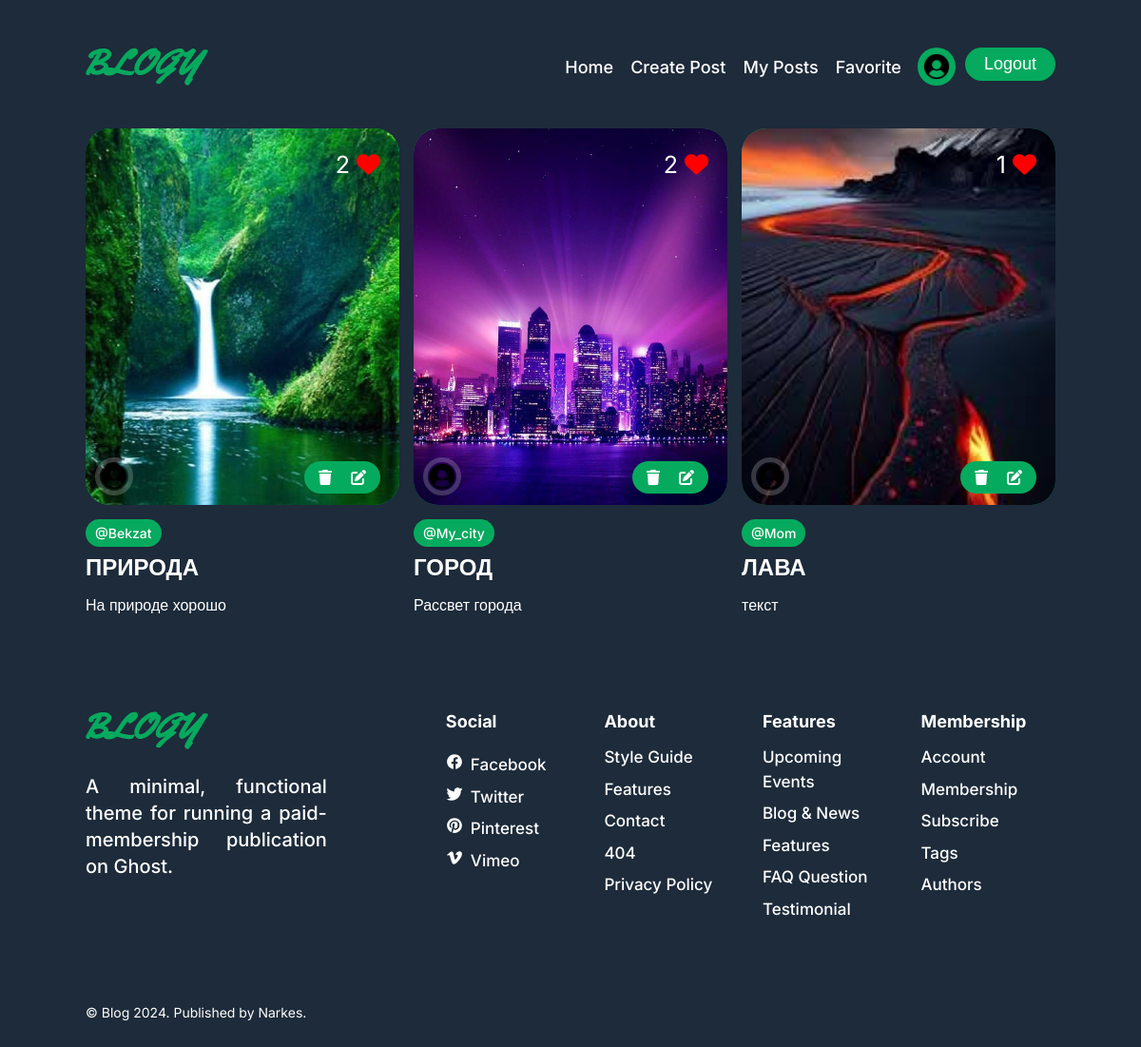
The page /favorite/ (signed in) on the database its author committed.
### app/models.py (models this page shows, shortened)
class User(AbstractUser):
    image = models.ImageField(upload_to="users", default='users/user.png')
    birthdate = models.DateField(null=True, blank=True)
    bio = models.TextField(max_length=2550, null=True, blank=True)
    class Meta:
        verbose_name = "Пользователь"
        verbose_name_plural = "Пользователи"

class Post(models.Model):
    user = models.ForeignKey(User, on_delete=models.CASCADE)
    title = models.CharField(max_length=255)
    body = models.TextField()
    tags = models.ManyToManyField(Tag, related_name="posts")
    image = models.ImageField(upload_to="posts")
    created_at = models.DateTimeField(auto_now_add=True)
    updated_at = models.DateTimeField(auto_now=True)
    liked_by = models.ManyToManyField(User, related_name="liked_posts")
    class Meta:
        verbose_name = "Пост"
        verbose_name_plural = "Посты"

class Tag(models.Model):
    name = models.CharField(max_length=255)
    class Meta:
        verbose_name = "Тег"
        verbose_name_plural = "Теги"

### app/views.py (the view)
# urls.py: path('favorite/', Favorite.as_view(), name='favorite'),
class Favorite(LoginRequiredMixin, ListView):
    login_url = reverse_lazy("login")
    model = Post
    template_name = 'my_posts_fav.html'
    context_object_name = 'posts'
    def get_queryset(self) -> QuerySet[Any]:
        return super().get_queryset().filter(liked_by=self.request.user)

### templates/my_posts_fav.html (shortened to what this page needs)
{% extends 'base.html' %}
{% load static %}
{% block css %} <link rel="stylesheet" href="{% static 'css/my_posts.css' %}"> {% endblock %}
{% block content %}
<section class="section recent" aria-label="recent post">
    <div class="container">
      <ul class="grid-list">
        {% for post in posts %}
        <li>
          <div class="blog-card">
            <figure
              class="card-banner img-holder"
              style="--width: 550; --height: 660"
            >
              <img
                src="{{ post.image.url}}"
                width="550"
                height="660"
                loading="lazy"
                alt="Creating is a privilege but it’s also a gift"
                class="img-cover"
              />
              <ul class="avatar-list absolute">
                <li class="avatar-item">
                  <a
                    href="#"
                    class="avatar img-holder"
                    style="--width: 100; --height: 100"
                  >
                    <img
                      src="{% if post.user.image %}  {{post.user.image.url}} {% else %} {% static 'img/user.png' %} {% endif %}"
                      width="100"
                      height="100"
                      loading="lazy"
                      alt="Author"
                      class="img-cover"
                    />
                  </a>
                </li>
              </ul>
              <div class="delete-edit absolute">
                <form action="{% url 'delete' post.id %}" method="post" >
                  <button type="submit"><i class="fa-solid fa-trash"></i></button>
                </form>
                <a href="{% url 'update_post' post.id %}"><i class="fa-solid fa-pen-to-square"></i></a>
              </div>
              <div class="like absolute">
                <a href="{% url 'like' post.id %}">
                  {{ post.liked_by.count }}
                    {% if request.user in post.liked_by.all %}
                    <i class="fa-solid fa-heart" style="color: red;"></i>
                  {% else %}
                    <i class="fa-regular fa-heart"></i>
                  {% endif %} </a>
              </div>
            </figure>
            <div class="card-content">
              <ul class="card-meta-list">
                {% for tag in post.tags.all %}
                <li>
                  <a href="#" class="card-tag">{{ tag.name }}</a>
                </li>
                {% endfor %}
              </ul>
              <h3 class="h4">
                <a href="{% url 'post' post.id %}" class="card-title hover:underline">
                  {{ post.title }}
                </a>
              </h3>
              <p class="card-text">{{ post.body }}</p>
            </div>
          </div>
        </li>
        {% endfor %}
      </ul>
    </div>
</section>
{% endblock %}

### templates/base.html (shortened to what this page needs)
{% load static %}
<!DOCTYPE html>
<html lang="en">
  <head>
    <link rel="stylesheet" href="{% static 'css/home.css' %}" />
    {% block css %} {% endblock %}
  </head>
  <body>
    <header class="header section" data-header>
      <div class="container">
        <a href="{% url 'home' %}" class="logo">
          <img
            src="{% static 'img/logo.svg' %}"
            width="129"
            height="40"
            alt="Blogy logo"
          />
        </a>
        <nav class="navbar" data-navbar>
          <ul class="navbar-list">
            <li class="navbar-item">
              <a
                href="{% url 'home' %}"
                class="navbar-link hover:underline"
                data-nav-link
                >Home</a
              >
            </li>
            <li class="navbar-item">
              <a href="{% url 'create_post' %}" class="navbar-link hover:underline" data-nav-link
                >Create Post</a
              >
            </li>
            <li class="navbar-item">
              <a href="{% url 'posts' %}" class="navbar-link hover:underline" data-nav-link
                >My Posts</a
              >
            </li>
            <li class="navbar-item">
              <a href="{% url 'favorite' %}" class="navbar-link hover:underline" data-nav-link
                >Favorite</a
              >
            </li>
          </ul>
        </nav>
        <div class="wrapper">
          {% if request.user.is_authenticated %}
          <a href="{% url 'profile' request.user.pk %}" class="join" style="padding: 5px; border-radius: 50%;"><img src="{{ request.user.image.url }}" alt="Avatar" style="height: 30px; width: 30px; border-radius: 50%;"></a>
          <form action="{% url 'logout' %}" method="post">
            <button type="submit" class="btn join">Logout</button>
          </form>
          {% else %}
          <a href="{% url 'signup' %}" class="btn join">Join</a>
          {% endif %}
        </div>
      </div>
    </header>
    {% block content %}
    {% endblock %}
    <footer class="footer">
      <div class="container">
        <div class="footer-top section">
          <div class="footer-brand">
            <a href="#" class="logo">
              <img
                src="{% static 'img/logo.svg' %}"
                width="129"
                height="40"
                alt="Blogy logo"
              />
            </a>
            <p class="footer-text">
              A minimal, functional theme for running a paid-membership
              publication on Ghost.
            </p>
          </div>
          <ul class="footer-list">
            <li>
              <p class="h5">Social</p>
            </li>
            <li class="footer-list-item">
              <ion-icon name="logo-facebook"></ion-icon>
              <a href="#" class="footer-link hover:underline">Facebook</a>
            </li>
            <li class="footer-list-item">
              <ion-icon name="logo-twitter"></ion-icon>
              <a href="#" class="footer-link hover:underline">Twitter</a>
            </li>
            <li class="footer-list-item">
              <ion-icon name="logo-pinterest"></ion-icon>
              <a href="#" class="footer-link hover:underline">Pinterest</a>
            </li>
            <li class="footer-list-item">
              <ion-icon name="logo-vimeo"></ion-icon>
              <a href="#" class="footer-link hover:underline">Vimeo</a>
            </li>
          </ul>
          <ul class="footer-list">
            <li>
              <p class="h5">About</p>
            </li>
            <li>
              <a href="#" class="footer-link hover:underline">Style Guide</a>
            </li>
            <li>
              <a href="#" class="footer-link hover:underline">Features</a>
            </li>
            <li>
              <a href="#" class="footer-link hover:underline">Contact</a>
            </li>
            <li>
              <a href="#" class="footer-link hover:underline">404</a>
            </li>
            <li>
              <a href="#" class="footer-link hover:underline">Privacy Policy</a>
            </li>
          </ul>
          <ul class="footer-list">
            <li>
              <p class="h5">Features</p>
            </li>
            <li>
              <a href="#" class="footer-link hover:underline"
                >Upcoming Events</a
              >
            </li>
            <li>
              <a href="#" class="footer-link hover:underline">Blog & News</a>
            </li>
            <li>
              <a href="#" class="footer-link hover:underline">Features</a>
            </li>
            <li>
              <a href="#" class="footer-link hover:underline">FAQ Question</a>
            </li>
            <li>
              <a href="#" class="footer-link hover:underline">Testimonial</a>
            </li>
          </ul>
          <ul class="footer-list">
            <li>
              <p class="h5">Membership</p>
            </li>
            <li>
              <a href="#" class="footer-link hover:underline">Account</a>
            </li>
            <li>
              <a href="#" class="footer-link hover:underline">Membership</a>
            </li>
            <li>
              <a href="#" class="footer-link hover:underline">Subscribe</a>
            </li>
            <li>
              <a href="#" class="footer-link hover:underline">Tags</a>
            </li>
            <li>
              <a href="#" class="footer-link hover:underline">Authors</a>
            </li>
          </ul>
        </div>
        <div class="section footer-bottom">
          <p class="copyright">
            &copy; Blog 2024. Published by
            <a href="#" class="copyright-link hover:underline">Narkes</a>.
          </p>
        </div>
      </div>
    </footer>
  </body>
</html>

### static/css/my_posts.css (style rules this page uses)
:root { --green: rgb(33, 250, 131); --red: rgb(252, 86, 108); --dusky-green: rgb(6, 170, 94); --opac-white: rgba(255, 255, 255, 0.8); --form-txt: rgba(255, 255, 255, 0.5); --darky: #1d2b3a; --light-grey: rgb(105, 105, 105); }
.card-title { text-transform: uppercase; }
body { margin: 20px; }
p { text-align: justify; }
.delete-edit.absolute { position: absolute; bottom: 12px; right: 20px; }
.delete-edit { display: flex; align-items: center; color: white; gap: 20px; padding: 5px 15px; background-color: var(--dusky-green); border-radius: 20px; }
.delete-edit button { all: initial; }
.fa-trash { color: white; }
.like { position: absolute; top: 20px; right: 20px; font-size: 25px; }

### rows shown on the page
User: user.image (placeholder picture)
Post: image (picture), user.image (placeholder picture), liked_by.count "2", title "ПРИРОДА", body "На природе хорошо"
Tag: name "@Bekzat"
Post: image (picture), user.image (placeholder picture), liked_by.count "2", title "ГОРОД", body "Рассвет города"
Tag: name "@My_city"
Post: image (picture), user.image (placeholder picture), liked_by.count "1", title "ЛАВА", body "текст"
Tag: name "@Mom"
